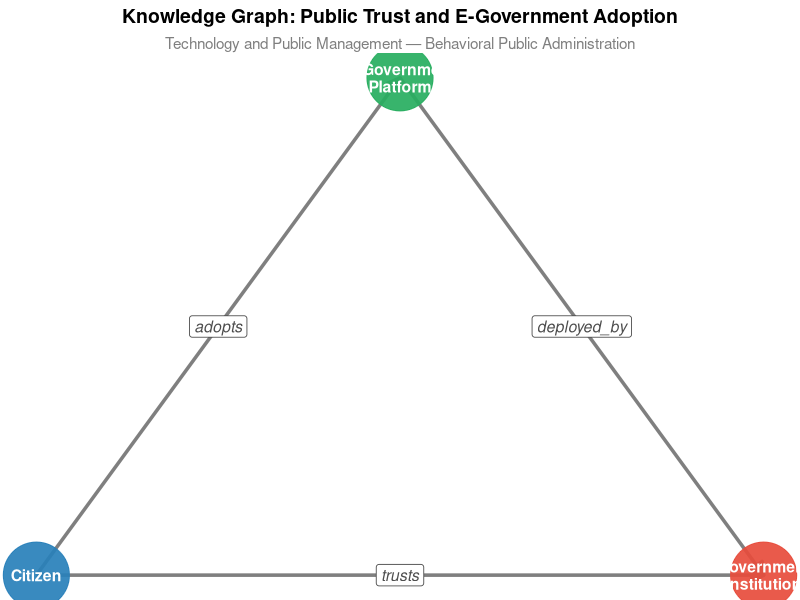

R code for this plot:
## ---- chunk 1
#| fig-width: 10
#| fig-height: 6

library(ggplot2)

# Nodes
nodes <- data.frame(
  x = c(1, 5, 9),
  y = c(3, 6, 3),
  label = c("Citizen", "E-Government\nPlatform", "Government\nInstitution"),
  type = c("citizen", "platform", "institution")
)

# Edges with labels
edges <- data.frame(
  x    = c(1,   1,   5),
  y    = c(3,   3,   6),
  xend = c(5,   9,   9),
  yend = c(6,   3,   3),
  label = c("adopts", "trusts", "deployed_by")
)

# Midpoints for edge labels
edges$mx <- (edges$x + edges$xend) / 2
edges$my <- (edges$y + edges$yend) / 2

colors <- c("citizen" = "#2980b9",
            "platform" = "#27ae60",
            "institution" = "#e74c3c")

ggplot() +
  geom_segment(data = edges,
               aes(x = x, y = y, xend = xend, yend = yend),
               arrow = arrow(length = unit(0.35, "cm"), type = "closed"),
               color = "gray50", linewidth = 1.2) +
  geom_label(data = edges,
             aes(x = mx, y = my, label = label),
             size = 4, fontface = "italic",
             fill = "white", color = "gray30",
             label.size = 0.3) +
  geom_point(data = nodes,
             aes(x = x, y = y, color = type),
             size = 22, alpha = 0.92) +
  geom_text(data = nodes,
            aes(x = x, y = y, label = label),
            size = 4, fontface = "bold", color = "white",
            lineheight = 0.9) +
  scale_color_manual(values = colors) +
  labs(title = "Knowledge Graph: Public Trust and E-Government Adoption",
       subtitle = "Technology and Public Management — Behavioral Public Administration") +
  theme_void(base_size = 13) +
  theme(plot.title = element_text(face = "bold", hjust = 0.5, size = 14),
        plot.subtitle = element_text(hjust = 0.5, color = "gray50", size = 11),
        legend.position = "none")
